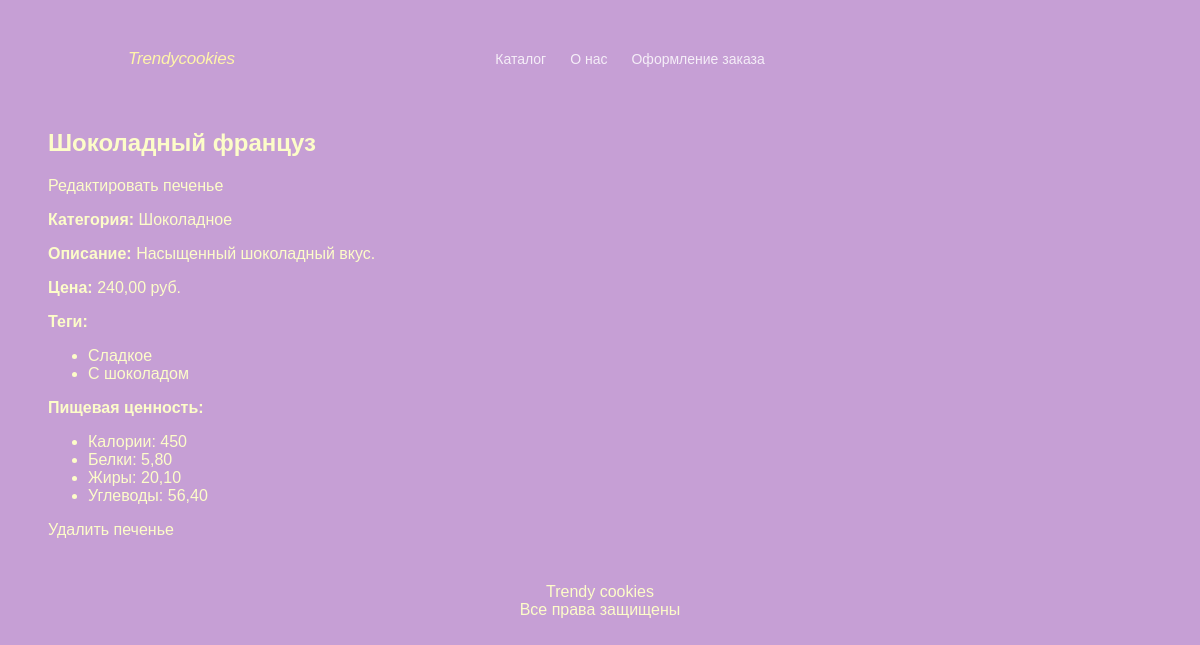
Before: /catalog/shokoladnyj-francuz/ with the older database file.
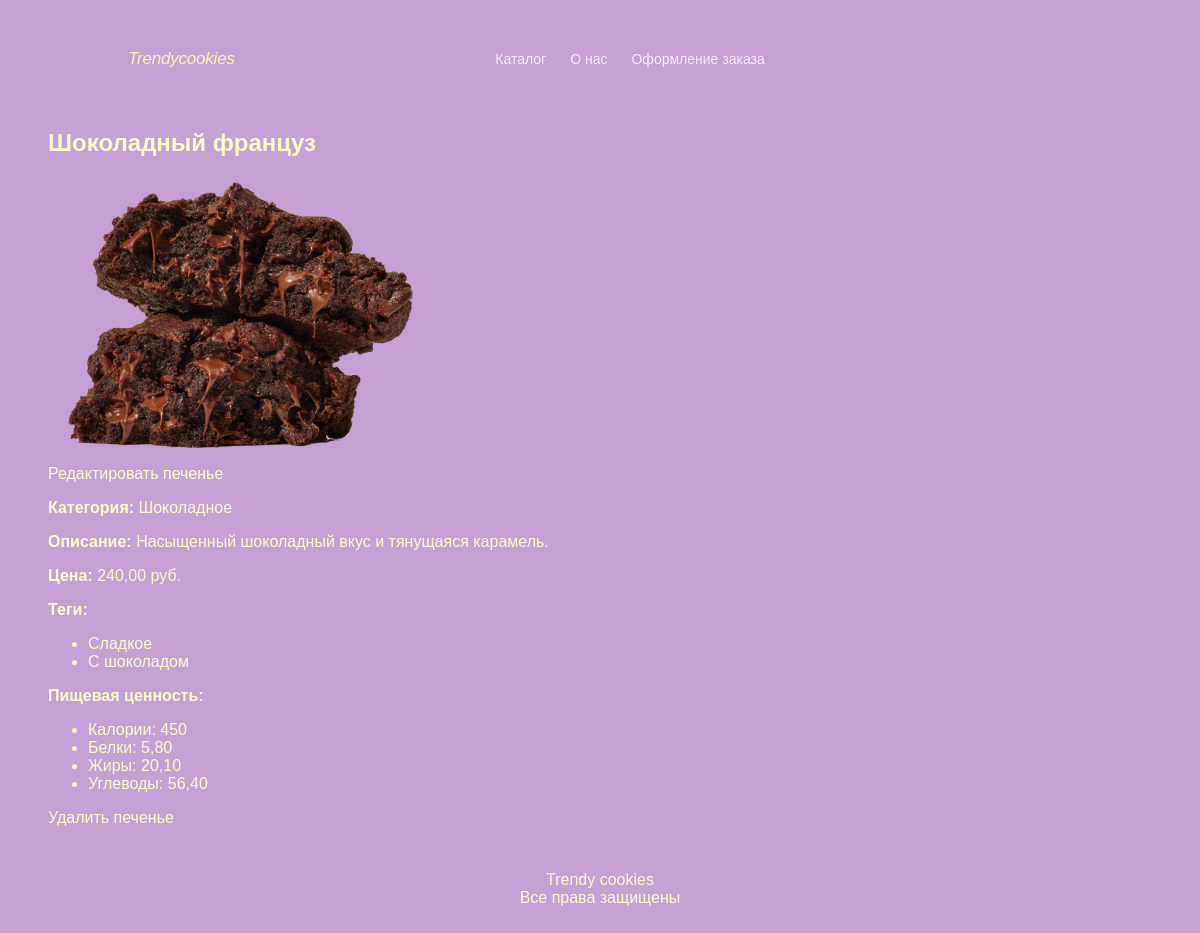
After: the same page with the newer database file.
### shop/models.py (models this page shows, shortened)
class Cookie(models.Model):
    name = models.CharField(max_length=255)
    slug = models.SlugField(max_length=255, unique=True)
    description = models.TextField(blank=True)
    price = models.DecimalField(max_digits=8, decimal_places=2)
    time_create = models.DateTimeField(auto_now_add=True)
    time_update = models.DateTimeField(auto_now=True)
    status = models.IntegerField(default=1)
    category = models.ForeignKey(
        Category,
        on_delete=models.PROTECT,
        related_name='cookies',
        null=True,
        blank=True
    )
    tags = models.ManyToManyField(
        Tag,
        blank=True,
        related_name='cookies'
    )
    photo = models.ImageField(
        upload_to='photos/%Y/%m/%d/',
        blank=True,
        null=True,
        verbose_name='Фото'
    )
    class Meta:
        verbose_name = 'Печенье'
        verbose_name_plural = 'Печенье'

class Category(models.Model):
    name = models.CharField(max_length=100, db_index=True)
    slug = models.SlugField(max_length=255, unique=True, db_index=True)
    class Meta:
        verbose_name = 'Категория'
        verbose_name_plural = 'Категории'

class Tag(models.Model):
    name = models.CharField(max_length=100, db_index=True)
    slug = models.SlugField(max_length=255, unique=True, db_index=True)
    class Meta:
        verbose_name = 'Тег'
        verbose_name_plural = 'Теги'

class Nutrition(models.Model):
    cookie = models.OneToOneField(
        Cookie,
        on_delete=models.CASCADE,
        related_name='nutrition'
    )
    calories = models.PositiveIntegerField()
    proteins = models.DecimalField(max_digits=5, decimal_places=2)
    fats = models.DecimalField(max_digits=5, decimal_places=2)
    carbs = models.DecimalField(max_digits=5, decimal_places=2)
    class Meta:
        verbose_name = 'Пищевая ценность'
        verbose_name_plural = 'Пищевая ценность'

### shop/views.py (the view)
class CookieDetail(DataMixin, DetailView):
    model = Cookie
    template_name = 'shop/cookie_detail.html'
    context_object_name = 'cookie'
    slug_url_kwarg = 'cookie_slug'
    def get_object(self, queryset=None):
        return get_object_or_404(
            Cookie.objects.select_related('category').prefetch_related('tags'),
            slug=self.kwargs[self.slug_url_kwarg],
            status=1
        )
    def get_context_data(self, **kwargs):
        context = super().get_context_data(**kwargs)
        return self.get_mixin_context(
            context,
            title=context['cookie'].name
        )

### shop/utils.py (called while the page is built)
    def get_mixin_context(self, context, **kwargs):
        if self.title_page:
            context['title'] = self.title_page
        context.update(kwargs)
        return context

### shop/templates/shop/cookie_detail.html
{% extends 'base.html' %}
{% block content %}
  <section class="inner-page">
    <div class="container">
      <h1>{{ cookie.name }}</h1>
      {% if cookie.photo %}
        <img src="{{ cookie.photo.url }}" alt="{{ cookie.name }}" />
      {% endif %}
      <p>
        <a href="{% url 'cookie_edit' cookie.slug %}">Редактировать печенье</a>
      </p>
      <p>
        <strong>Категория:</strong> {{ cookie.category.name }}
      </p>
      <p>
        <strong>Описание:</strong> {{ cookie.description }}
      </p>
      <p>
        <strong>Цена:</strong> {{ cookie.price }} руб.
      </p>
      <p>
        <strong>Теги:</strong>
      </p>
      <ul>
        {% for tag in cookie.tags.all %}
          <li>
            <a href="{% url 'tag' tag.slug %}">{{ tag.name }}</a>
          </li>
        {% endfor %}
      </ul>
      <p>
        <strong>Пищевая ценность:</strong>
      </p>
      <ul>
        <li>Калории: {{ cookie.nutrition.calories }}</li>
        <li>Белки: {{ cookie.nutrition.proteins }}</li>
        <li>Жиры: {{ cookie.nutrition.fats }}</li>
        <li>Углеводы: {{ cookie.nutrition.carbs }}</li>
      </ul>
      <p>
        <a href="{% url 'cookie_delete' cookie.slug %}">Удалить печенье</a>
      </p>
    </div>
  </section>
{% endblock %}

### templates/base.html (shortened to what this page needs)
{% load static %}
<!DOCTYPE html>
<html lang="ru">
<head>
    <link rel="stylesheet" href="{% static 'shop/css/style.css' %}">
</head>
<body class="body">
<header class="header">
    <div class="page-container header-inner">
        <a href="{% url 'home' %}" class="logo">Trendycookies</a>
        <nav class="nav">
            <a href="{% url 'catalog' %}">Каталог</a>
            <a href="{% url 'about' %}">О нас</a>
            <a href="{% url 'order' %}">Оформление заказа</a>
        </nav>
    </div>
</header>
{% block content %}{% endblock %}
<footer class="footer">
    <div class="container">
        <div class="footer-logo">Trendy cookies</div>
        <div class="footer-text">Все права защищены</div>
    </div>
</footer>
</body>
</html>

### shop/static/shop/css/style.css (style rules this page uses)
* { box-sizing: border-box; }
html { scroll-behavior: smooth; }
body { font-family: Arial, Helvetica, sans-serif; background: #c69fd5; color: #fdfdc9; position: relative; overflow-x: hidden; }
a { text-decoration: none; color: inherit; }
img { max-width: 100%; height: auto; display: block; }
.container { width: 1200px; max-width: calc(100% - 80px); margin: 0 auto; }
.header { width: 100%; height: 101px; position: relative; overflow: hidden; display: flex; align-items: center; }
.header-inner { width: 100%; max-width: 1920px; height: 101px; margin: 0 auto; padding: 0 250px; display: grid; grid-template-columns: 220px 1fr 180px; align-items: center; position: relative; z-index: 2; }
.logo { text-decoration: none; font-size: 17px; line-height: 1; font-weight: 500; font-style: italic; color: #fff5a9; letter-spacing: -0.2px; white-space: nowrap; justify-self: start; }
.nav { display: flex; align-items: center; justify-content: center; gap: 34px; }
.nav a { text-decoration: none; font-size: 14px; line-height: 1; font-weight: 400; color: rgba(255, 255, 255, 0.82); white-space: nowrap; transition: color 0.25s ease, opacity 0.25s ease; }
@media (max-width: 1400px) { .header-inner { padding: 0 120px; grid-template-columns: 200px 1fr 140px; } }
@media (max-width: 1400px) { .nav { gap: 24px; } }
.footer { position: relative; z-index: 2; text-align: center; padding: 28px 20px 36px; }

Changed rows visible on the page:
changed Cookie "Шоколадный француз": photo: picture added; description "Насыщенный шоколадный вкус." → "Насыщенный шоколадный вкус и тянущаяся карамель."
